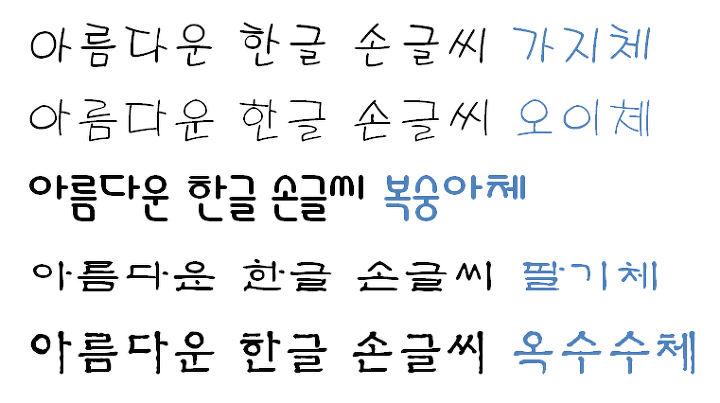
#> input picture hangle3.png, 720 x 403 px
$ python test.py
#> lines starting #> are read from the running program, lines starting #| are printed output that depends on the picture; after the words box and inside, x2 and y2 are one past the last pixel; in counts of white or black regions, pixels touching at a corner belong together
import cv2
import numpy as np
import matplotlib.pyplot as plt

# 이미지 로딩
orig_img = cv2.imread('./hangle3.png')
#> orig_img is the input picture: shape (403, 720, 3); mean B, G, R 239.2, 237.9, 236.8

# 이미지 그레이 스케일 변환
grayImg = cv2.cvtColor(orig_img, cv2.COLOR_BGR2GRAY)
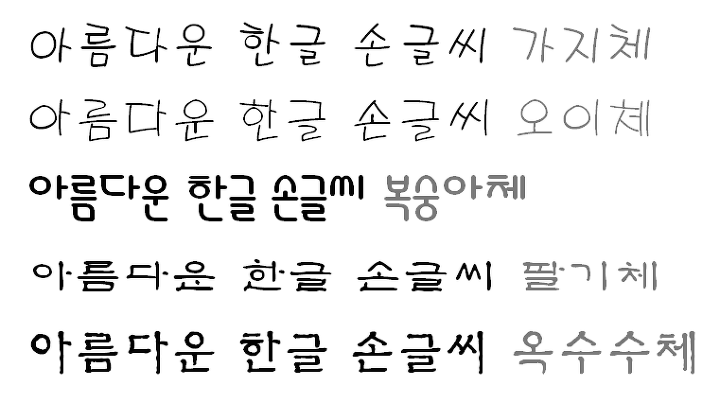
#> grayImg: shape (403, 720); min 0, max 255, mean 237.7

# 이미지 임계처리
ret, thresh = cv2.threshold(grayImg, 127, 255, 0)
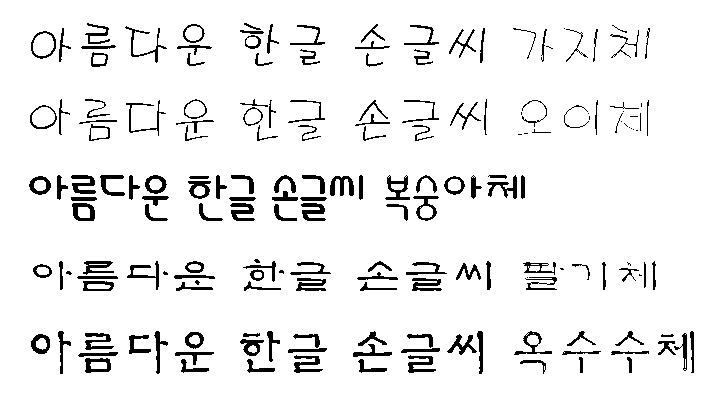
#> thresh: shape (403, 720); 93.1% white; 184 black regions (27 under 20 px)

# 이미지의 컨투어를 추출한다
contours, hierarchy = cv2.findContours(thresh, cv2.RETR_TREE, cv2.CHAIN_APPROX_SIMPLE)
#> contours = 347 contours, 151 with area under 20; largest, box (x1, y1, x2, y2) and area: (0, 0, 720, 403) 289038, (30, 30, 57, 60) 588, (29, 104, 58, 130) 534, (412, 195, 440, 222) 416, (71, 202, 96, 222) 398
#image = cv2.drawContours(img, contours, -1, (0, 255, 0), 3)

# 각 컨투어에 해당하는 영역을 사각형 좌표(x, y, w, h)들로 저장
rects = [cv2.boundingRect(each) for each in contours]
#> rects = 347 items, first 6: (0, 0, 720, 403), (683, 369, 4, 3), (519, 359, 28, 16), (357, 358, 31, 16), (246, 358, 30, 16), (180, 358, 30, 16)
print('컨투어 영역 개수: ' + str(len(rects)))
#| 컨투어 영역 개수: 347

# 추출된 사각형 영역 중 가로 & 세로 길이가 적당한 것들만 tmp2에 저장
tmp = [(x, y, w, h) for (x, y, w, h) in rects if ((w*h > 500)and(w*h < 5000))]
#> tmp = 51 items, first 6: (407, 354, 30, 20), (293, 354, 31, 20), (174, 351, 41, 15), (352, 343, 41, 15), (128, 334, 24, 21), (446, 333, 32, 23)
#print(tmp)
print('필터링된 컨투어 영역 갯수: ' + str(len(tmp)))
#| 필터링된 컨투어 영역 갯수: 51

# 이미지에 rect를 그려준다
copy_image = orig_img.copy()
for rect in tmp:
    cv2.rectangle(copy_image, (rect[0], rect[1]),
                  (rect[0]+rect[2], rect[1]+rect[3]), (0, 255, 0), 2)
#> this loop made 51 passes
#> rect on passes 1 to 12: (407, 354, 30, 20), (293, 354, 31, 20), (174, 351, 41, 15), (352, 343, 41, 15), (128, 334, 24, 21), (446, 333, 32, 23), (84, 332, 31, 19), (614, 330, 31, 17), (566, 330, 31, 17), (513, 330, 40, 26), (357, 330, 31, 17), (153, 330, 16, 45)
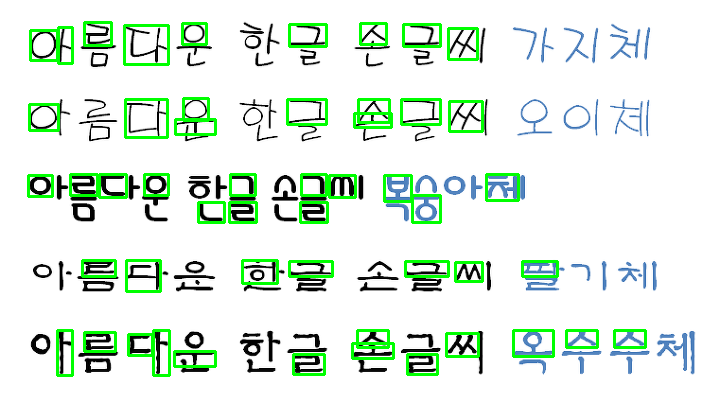
#> copy_image: shape (403, 720, 3); 5.54% of pixels changed, all inside (x1, y1, x2, y2) = (27, 21, 647, 377)

cv2.imshow('global threshold', copy_image)
cv2.waitKey(0)

'''
adaptive thresholding 과 팽창 후 침식(닫기) 를 적용하여
글자의 전체적인 윤곽선을 좀 더 잘 추출하게 만든다
'''
print('-' * 50)

# 먼저 adaptive thresholding 을 적용
thresh2 = cv2.adaptiveThreshold(grayImg, 255, cv2.ADAPTIVE_THRESH_GAUSSIAN_C, cv2.THRESH_BINARY, 15, 2)
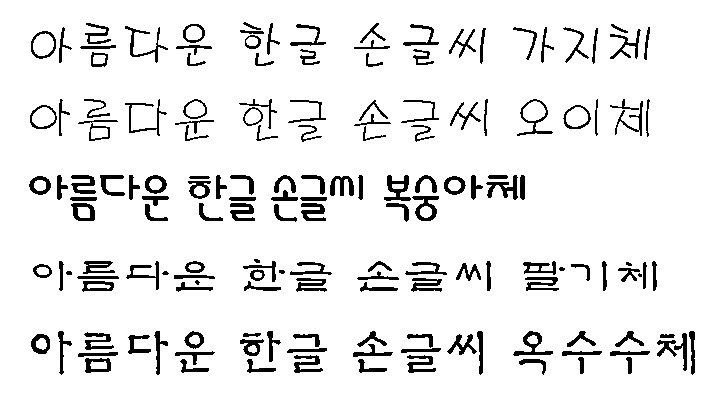
#> thresh2: shape (403, 720); 91.7% white; 163 black regions (5 under 20 px), largest, box (x1, y1, x2, y2) and area: (384, 175, 411, 201) 336, (513, 331, 553, 356) 317, (412, 196, 439, 221) 311
cv2.imshow('adaptive threshold', thresh2)
cv2.waitKey(0)

# 팽창 후 침식 => 닫기 : 전체적인 윤곽 파악
kernel = cv2.getStructuringElement(cv2.MORPH_RECT, (4, 8))
#> kernel = [[1, 1, 1, 1], [1, 1, 1, 1], [1, 1, 1, 1], [1, 1, 1, 1], [1, 1, 1, 1], [1, 1, 1, 1], [1, 1, 1, 1], [1, 1, 1, 1]]
opening = cv2.morphologyEx(thresh2, cv2.MORPH_OPEN, kernel)
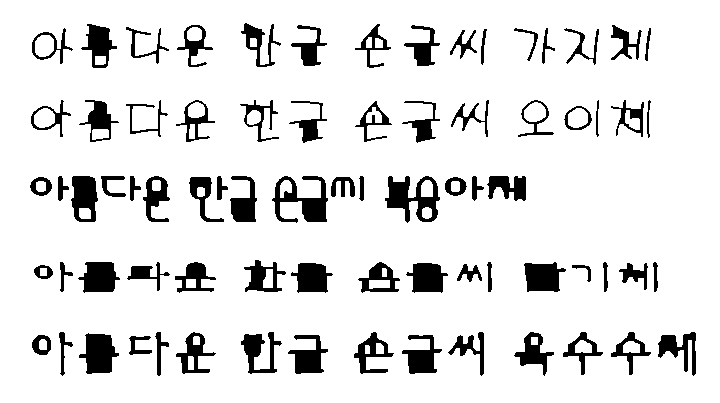
#> opening: shape (403, 720); 88.6% white; 76 black regions
#closing = cv2.morphologyEx(thresh2, cv2.MORPH_CLOSE, kernel)

cv2.imshow('adaptive + opening', opening)
cv2.waitKey(0)

# 임계 처리 & 닫기 연산 적용 후 컨투어를 추출한다
contours2, hierarchy2 = cv2.findContours(opening, cv2.RETR_TREE, cv2.CHAIN_APPROX_SIMPLE)
#> contours2 = 113 contours; largest, box (x1, y1, x2, y2) and area: (0, 0, 720, 403) 289038, (384, 175, 441, 224) 1700, (271, 175, 329, 224) 1556, (78, 332, 120, 375) 1146, (70, 175, 99, 223) 1096

# 각 컨투어에 해당하는 영역을 사각형 좌표(x, y, w, h)들로 저장
rects2 = [cv2.boundingRect(each) for each in contours2]
#> rects2 = 113 items, first 6: (0, 0, 720, 403), (128, 335, 25, 21), (401, 334, 42, 41), (287, 334, 42, 41), (31, 334, 21, 22), (39, 339, 8, 11)
print('컨투어 영역 갯수: ' + str(len(rects2)))
#| 컨투어 영역 갯수: 113

# 추출된 사각형 영역 중 가로 & 세로 길이가 적당한 것들만 tmp2에 저장
tmp2 = [(x, y, w, h) for (x, y, w, h) in rects2 if ((w*h > 500)and(w*h < 50000))]
#> tmp2 = 60 items, first 6: (128, 335, 25, 21), (401, 334, 42, 41), (287, 334, 42, 41), (78, 332, 42, 43), (657, 331, 40, 46), (610, 331, 42, 45)
#print(tmp2)
print('필터링된 컨투어 영역 갯수: ' + str(len(tmp2)))
#| 필터링된 컨투어 영역 갯수: 60

# 이미지에 rect를 그려준다
copy_image = orig_img.copy()
for rect in tmp2:
    cv2.rectangle(copy_image, (rect[0], rect[1]),
                  (rect[0]+rect[2], rect[1]+rect[3]), (0, 255, 0), 2)
#> this loop made 60 passes
#> rect on passes 1 to 12: (128, 335, 25, 21), (401, 334, 42, 41), (287, 334, 42, 41), (78, 332, 42, 43), (657, 331, 40, 46), (610, 331, 42, 45), (562, 331, 42, 45), (513, 331, 42, 46), (447, 331, 38, 46), (353, 331, 42, 44), (240, 331, 43, 44), (175, 331, 42, 44)
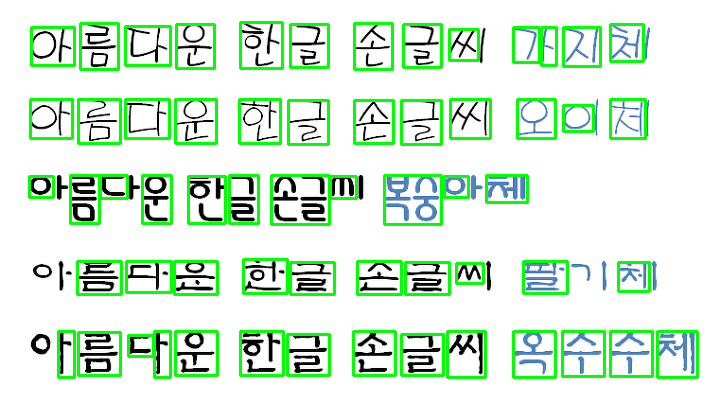
#> copy_image: shape (403, 720, 3); 9.28% of pixels changed, all inside (x1, y1, x2, y2) = (28, 21, 699, 379)

cv2.imshow('adaptive threshold + opening + blur', copy_image)
cv2.waitKey(0)

$ run again, with hangle2.jpg saved as hangle3.png
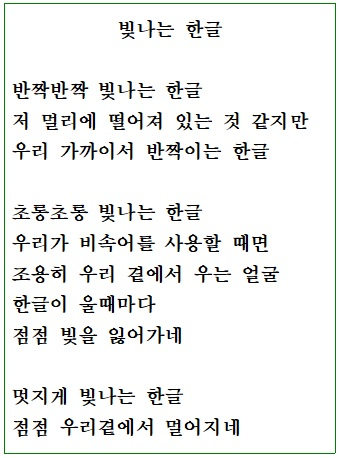
#> input picture hangle2.jpg, 340 x 458 px
#> orig_img is the input picture: shape (458, 340, 3); mean B, G, R 236.8, 238.1, 237
#> `ret, thresh = cv2.threshold(grayImg, 127, 255, 0)`:
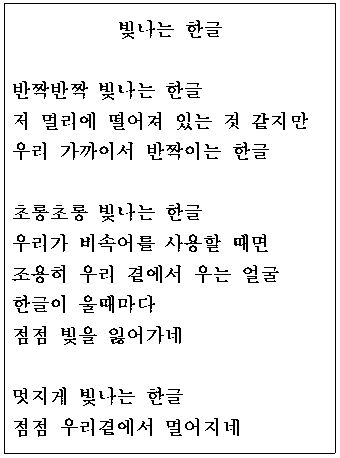
#> thresh: shape (458, 340); 93.2% white; black in thin lines or dots
#> contours = 361 contours, 135 with area under 20; largest, box (x1, y1, x2, y2) and area: (0, 0, 340, 458) 154923, (3, 2, 337, 455) 3120, (233, 233, 249, 253) 178, (108, 111, 126, 131) 177, (99, 294, 115, 314) 176
#> rects = 361 items, first 6: (0, 0, 340, 458), (204, 429, 3, 3), (136, 429, 3, 3), (86, 429, 4, 3), (36, 429, 11, 9), (40, 431, 4, 4)
#| 컨투어 영역 개수: 361
#> tmp = []
#| 필터링된 컨투어 영역 갯수: 0
#> thresh2: shape (458, 340); 91.9% white; black in thin lines or dots
#> kernel = [[1, 1, 1, 1], [1, 1, 1, 1], [1, 1, 1, 1], [1, 1, 1, 1], [1, 1, 1, 1], [1, 1, 1, 1], [1, 1, 1, 1], [1, 1, 1, 1]]
#> opening: shape (458, 340); 85% white; 139 black regions (79 under 20 px)
#> contours2 = 145 contours, 80 with area under 20; largest, box (x1, y1, x2, y2) and area: (6, 0, 340, 458) 148310, (0, 0, 5, 458) 1828, (12, 265, 79, 353) 1734, (147, 112, 223, 162) 1410, (79, 265, 158, 321) 1378
#> rects2 = 145 items, first 6: (6, 0, 334, 458), (222, 439, 3, 3), (121, 439, 3, 3), (144, 438, 3, 3), (123, 438, 3, 3), (118, 437, 3, 3)
#| 컨투어 영역 갯수: 145
#> tmp2 = 30 items, first 6: (185, 418, 36, 20), (60, 418, 37, 20), (147, 387, 38, 20), (98, 387, 39, 22), (147, 326, 36, 20), (13, 321, 17, 32)
#| 필터링된 컨투어 영역 갯수: 30
#> the loop `for rect in tmp2:` made 30 passes
#> after the loop `for rect in tmp2:`:
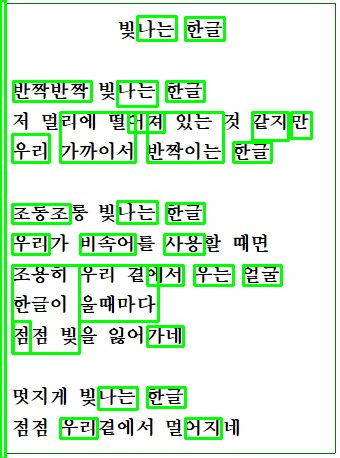
#> copy_image: shape (458, 340, 3); 9.09% of pixels changed, all inside (x1, y1, x2, y2) = (0, 0, 313, 458)
